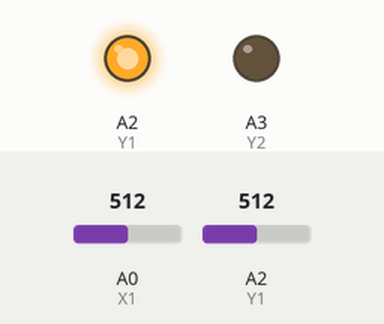
A sketch run on a simulated Arduino Uno, built with avr-gcc and run on an emulated ATmega328P. On the bench: output pins drawn as LEDs (lit = HIGH). Inputs (shaded band) come from the test bench; at power-on: A0 (X1) = 512, A2 (Y1) = 512. What the sketch prints to the serial monitor is not drawn.

Above: at 0.1 s.
Timing chart, 0 to 1.6 s (numbered marks = the images above):
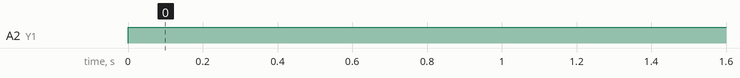

Measured:
- by itself, A2 (Y1): LOW → HIGH at 0.00 s

The sketch:

diyTouch.ino
```cpp
/*=================================
This code demostrates 4-Wire Touch screen
interfacing with Arduino

blog.circuits4you.com
www.circuits4you.com

4- Wire Touchscreen Connections
A0=====X+
A1=====X-
A2=====Y+
A3=====Y-
=================================*/
//Define your Touch screen connections
#define  X1 A0
#define  X2 A1
#define  Y1 A2
#define  Y2 A3
//Define your screen resolution as per your Touch screen (Max: 1024)
#define Xresolution 1024 //320 //128
#define Yresolution 1024 //240 //64

void setup()
{
   Serial.begin(9600);
}

void loop()
{
  int X,Y; //Touch Coordinates are stored in X,Y variable
   pinMode(Y1,INPUT);
   pinMode(Y2,INPUT);
   digitalWrite(Y2,LOW);
   pinMode(X1,OUTPUT);
   digitalWrite(X1,HIGH);
   pinMode(X2,OUTPUT);
   digitalWrite(X2,LOW);
   X = (analogRead(Y1))/(1024/Xresolution); //Reads X axis touch position

   pinMode(X1,INPUT);
   pinMode(X2,INPUT);
   digitalWrite(X2,LOW);
   pinMode(Y1,OUTPUT);
   digitalWrite(Y1,HIGH);
   pinMode(Y2,OUTPUT);
   digitalWrite(Y2,LOW);
   Y = (analogRead(X1))/(1024/Yresolution); //Reads Y axis touch position

  //Display X and Y on Serial Monitor
   Serial.print("X = ");
   Serial.print(X);
   Serial.print(" Y = ");
   Serial.println(Y);
   delay(100);
}
```
